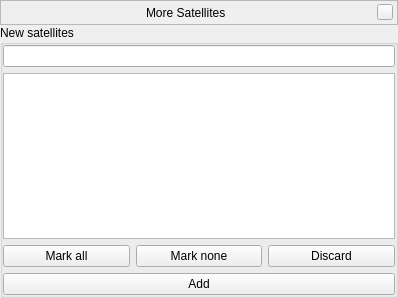
<?xml version="1.0" encoding="UTF-8"?>
<ui version="4.0">
 <class>satellitesImportDialog</class>
 <widget class="QWidget" name="satellitesImportDialog">
  <property name="geometry">
   <rect>
    <x>0</x>
    <y>0</y>
    <width>398</width>
    <height>298</height>
   </rect>
  </property>
  <layout class="QVBoxLayout" name="verticalLayoutMain">
   <property name="spacing">
    <number>0</number>
   </property>
   <property name="margin">
    <number>0</number>
   </property>
   <item>
    <widget class="BarFrame" name="TitleBar">
     <property name="sizePolicy">
      <sizepolicy hsizetype="Expanding" vsizetype="Minimum">
       <horstretch>0</horstretch>
       <verstretch>0</verstretch>
      </sizepolicy>
     </property>
     <property name="minimumSize">
      <size>
       <width>0</width>
       <height>25</height>
      </size>
     </property>
     <property name="maximumSize">
      <size>
       <width>16777215</width>
       <height>30</height>
      </size>
     </property>
     <property name="focusPolicy">
      <enum>Qt::NoFocus</enum>
     </property>
     <property name="autoFillBackground">
      <bool>false</bool>
     </property>
     <property name="frameShape">
      <enum>QFrame::StyledPanel</enum>
     </property>
     <layout class="QHBoxLayout" name="_2">
      <property name="spacing">
       <number>6</number>
      </property>
      <property name="leftMargin">
       <number>0</number>
      </property>
      <property name="topMargin">
       <number>0</number>
      </property>
      <property name="rightMargin">
       <number>4</number>
      </property>
      <property name="bottomMargin">
       <number>0</number>
      </property>
      <item>
       <spacer name="leftSpacer">
        <property name="orientation">
         <enum>Qt::Horizontal</enum>
        </property>
        <property name="sizeHint" stdset="0">
         <size>
          <width>40</width>
          <height>20</height>
         </size>
        </property>
       </spacer>
      </item>
      <item>
       <widget class="QLabel" name="stelWindowTitle">
        <property name="text">
         <string extracomment="The title of the window will be set during runtime">More Satellites</string>
        </property>
       </widget>
      </item>
      <item>
       <spacer name="rightSpacer">
        <property name="orientation">
         <enum>Qt::Horizontal</enum>
        </property>
        <property name="sizeHint" stdset="0">
         <size>
          <width>40</width>
          <height>20</height>
         </size>
        </property>
       </spacer>
      </item>
      <item>
       <widget class="QPushButton" name="closeStelWindow">
        <property name="minimumSize">
         <size>
          <width>16</width>
          <height>16</height>
         </size>
        </property>
        <property name="maximumSize">
         <size>
          <width>16</width>
          <height>16</height>
         </size>
        </property>
        <property name="focusPolicy">
         <enum>Qt::NoFocus</enum>
        </property>
        <property name="text">
         <string/>
        </property>
       </widget>
      </item>
     </layout>
    </widget>
   </item>
   <item>
    <widget class="QStackedWidget" name="stackedWidget">
     <property name="currentIndex">
      <number>1</number>
     </property>
     <widget class="QWidget" name="pageStart">
      <layout class="QVBoxLayout" name="verticalLayout">
       <property name="spacing">
        <number>0</number>
       </property>
       <property name="margin">
        <number>0</number>
       </property>
       <item>
        <widget class="QGroupBox" name="groupBoxWorking">
         <layout class="QVBoxLayout" name="verticalLayout_3">
          <property name="margin">
           <number>0</number>
          </property>
          <item>
           <widget class="QLabel" name="labelMessage">
            <property name="alignment">
             <set>Qt::AlignCenter</set>
            </property>
            <property name="wordWrap">
             <bool>true</bool>
            </property>
           </widget>
          </item>
          <item>
           <widget class="QPushButton" name="pushButtonGetData">
            <property name="text">
             <string>Get data from update sources</string>
            </property>
           </widget>
          </item>
          <item>
           <widget class="QPushButton" name="pushButtonAbort">
            <property name="text">
             <string>Abort download</string>
            </property>
           </widget>
          </item>
         </layout>
        </widget>
       </item>
      </layout>
     </widget>
     <widget class="QWidget" name="pageResults">
      <layout class="QVBoxLayout" name="verticalLayout_2">
       <property name="spacing">
        <number>0</number>
       </property>
       <property name="margin">
        <number>0</number>
       </property>
       <item>
        <widget class="QGroupBox" name="groupBoxResults">
         <property name="title">
          <string>New satellites</string>
         </property>
         <layout class="QGridLayout" name="gridLayout">
          <property name="margin">
           <number>0</number>
          </property>
          <item row="2" column="0">
           <widget class="QPushButton" name="pushButtonMarkAll">
            <property name="text">
             <string>Mark all</string>
            </property>
           </widget>
          </item>
          <item row="2" column="1">
           <widget class="QPushButton" name="pushButtonMarkNone">
            <property name="text">
             <string>Mark none</string>
            </property>
           </widget>
          </item>
          <item row="2" column="2">
           <widget class="QPushButton" name="pushButtonDiscard">
            <property name="text">
             <string>Discard</string>
            </property>
           </widget>
          </item>
          <item row="3" column="0" colspan="3">
           <widget class="QPushButton" name="pushButtonAdd">
            <property name="text">
             <string>Add</string>
            </property>
           </widget>
          </item>
          <item row="1" column="0" colspan="3">
           <widget class="QListView" name="listView">
            <property name="uniformItemSizes">
             <bool>true</bool>
            </property>
           </widget>
          </item>
          <item row="0" column="0" colspan="3">
           <widget class="QLineEdit" name="lineEditSearch"/>
          </item>
         </layout>
        </widget>
       </item>
      </layout>
     </widget>
    </widget>
   </item>
  </layout>
 </widget>
 <customwidgets>
  <customwidget>
   <class>BarFrame</class>
   <extends>QFrame</extends>
   <header>Dialog.hpp</header>
   <container>1</container>
  </customwidget>
 </customwidgets>
 <tabstops>
  <tabstop>pushButtonGetData</tabstop>
  <tabstop>pushButtonAbort</tabstop>
  <tabstop>lineEditSearch</tabstop>
  <tabstop>listView</tabstop>
  <tabstop>pushButtonMarkAll</tabstop>
  <tabstop>pushButtonMarkNone</tabstop>
  <tabstop>pushButtonDiscard</tabstop>
  <tabstop>pushButtonAdd</tabstop>
 </tabstops>
 <resources/>
 <connections/>
</ui>
